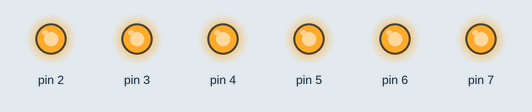
Simulated run of this sketch. Board: Arduino Uno, built with avr-gcc and run on an emulated ATmega328P. On the bench: output pins drawn as LEDs (lit = HIGH).

Above: at 0.5 s.
At 3.5 s:
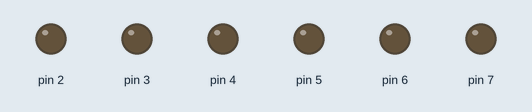
Timing chart, 0 to 4.6 s (numbered marks = the images above):
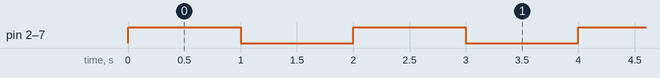

The sketch:

tema2.ino
```cpp
void setup() {
  Serial.begin(9600);
  DDRD = 0xFC;
}

void loop() {
  PIND = 0xFF;
  delay(1000);
}
```

Measured:
- by itself, pin 2–7: alternates HIGH for 1.0 s and LOW for 1.0 s
